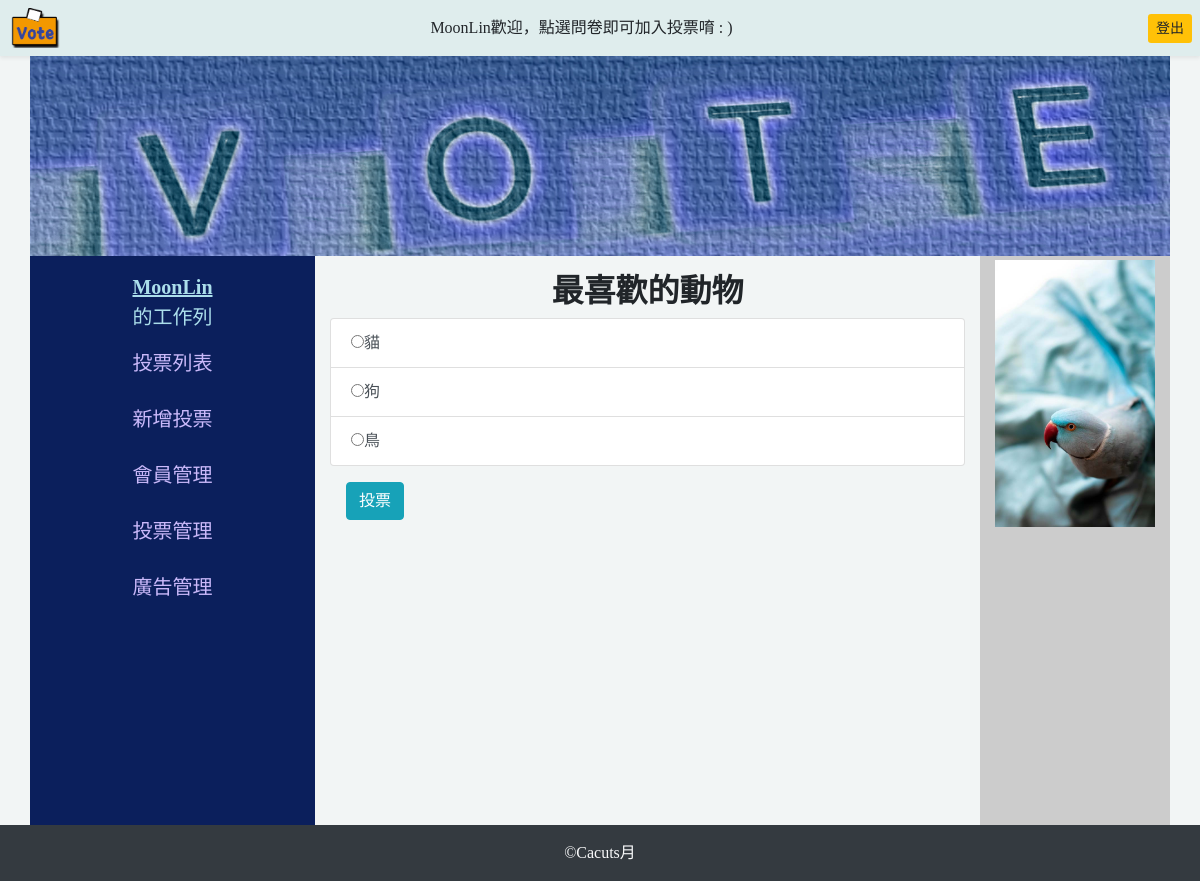
The page /index.php?do=vote&id=10 (signed in) on the database as committed earlier.
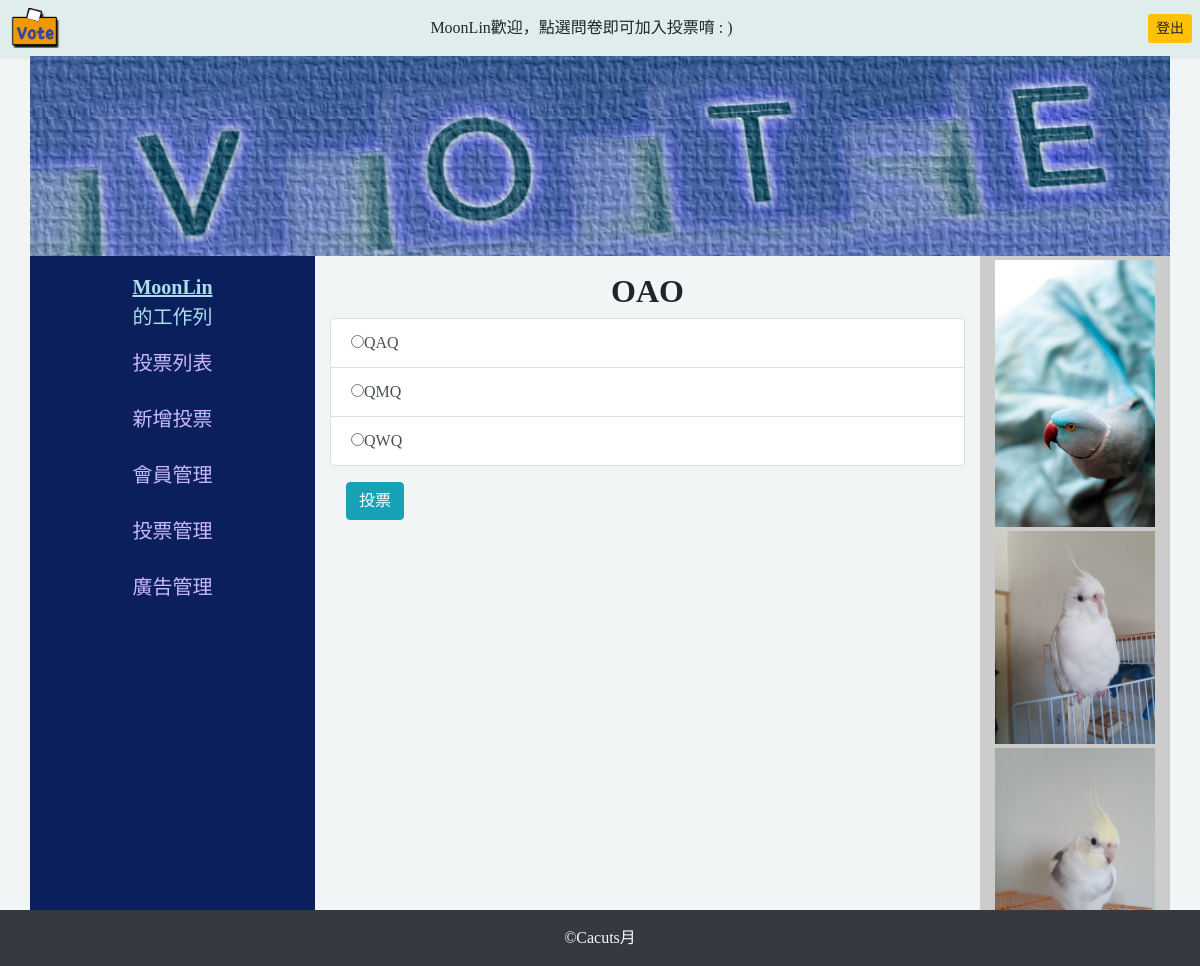
The same page on the database as committed later.
### tables this page shows
CREATE TABLE `topics` (
  `id` int(11) UNSIGNED NOT NULL,
  `topic` varchar(128) NOT NULL COMMENT '主題',
  `sh` tinyint(1) NOT NULL DEFAULT 1 COMMENT '顯現'
);

CREATE TABLE `options` (
  `id` int(11) UNSIGNED NOT NULL,
  `opt` varchar(128) NOT NULL COMMENT 'option',
  `count` int(11) UNSIGNED NOT NULL DEFAULT 0,
  `topic_id` int(11) UNSIGNED NOT NULL COMMENT '應對的主題'
);

CREATE TABLE `ad` (
  `id` int(11) UNSIGNED NOT NULL,
  `name` varchar(64) NOT NULL COMMENT '檔名',
  `sh` tinyint(1) UNSIGNED NOT NULL COMMENT '上架',
  `intro` varchar(64) DEFAULT NULL COMMENT '備註'
);

### api/db.php (called while the page is built, shortened)
<?php
$dsn="mysql:host=localhost;charset=utf8;dbname=vote";
$pdo=new PDO($dsn,'root','');
 function find($table,$id){
    global $pdo;
    $sql="SELECT * FROM `$table` WHERE ";
    if(is_array($id)){
        foreach($id as $key=>$value){
            $tmp[]="`$key`='$value'";
        }
        $sql=$sql. implode(" AND ",$tmp);
    }else{
       $sql=$sql . "`id`='$id'";
    }
    return $pdo->query($sql)->fetch(PDO::FETCH_ASSOC);
}
 function rows($table,$array){
    global $pdo;
    $sql="SELECT count(*) FROM `$table` WHERE ";
        foreach($array as $key=>$value){
            $tmp[]="`$key`='$value'";
        }
        $sql=$sql. implode(" AND ",$tmp);
    return $pdo->query($sql)->fetchColumn();
}
function all($table,...$arg){
global $pdo;
$sql="SELECT * FROM `$table` ";
if(isset($arg[0])){
    if(is_array($arg[0])){
        foreach($arg[0] as $key=>$value){
            $tmp[]="`$key`='$value'";
        }
        $sql=$sql."where " . implode(" AND ",$tmp);
    }else{
        $sql=$sql.$arg[0];
    }
}
$rows=$pdo->query($sql)->fetchAll(PDO::FETCH_ASSOC);
return $rows;
}
?>

### frontend/vote.php (the view, shortened to what this page needs)
<?php
$id=$_GET['id'];
$subject=find('topics',$id);
$options=all('options',['topic_id'=>$id]);
?>
<h2 class="text-center mt-3 font-weight-bold"><?=$subject['topic'];?></h2>
<ol class="list-group">
<form action="./api/save_vote.php" method="post">
    <?php
            foreach ($options as $key => $opt){
                if($opt['opt']!=""){
                    echo "<label class='list-group-item  list-group-item-action'>";
                    echo "<input type='radio' name='opt' value='{$opt['id']}'>";
                    echo $opt['opt'];
                    echo "</label>";
                }
            }
    ?>
</ol>
<input type="submit" value="投票" class="btn btn-info m-3">

### index.php (shortened to what this page needs)
<?php include_once "./api/db.php"; ?>
<!DOCTYPE html>
<html lang="en">
<head>
    <link rel="stylesheet" href="https://cdnjs.cloudflare.com/ajax/libs/font-awesome/6.0.0-beta3/css/all.min.css" />
    <link rel="stylesheet" href="https://stackpath.bootstrapcdn.com/bootstrap/4.2.1/css/bootstrap.min.css">
</head>
<body >
    <nav class="container-fluid shadow-sm py-2 px-2 text-right  d-flex justify-content-between my-0">
    <div class="my-0">
        <a href="index.php">
            <img src="./img/logo1.png" alt="LOGO" width="55px" height="40px" >
        </a>
    </div>
    <?php
    if(isset($_SESSION['user'])){
    echo "<span class='pr-5 my-auto'>{$_SESSION['name']}歡迎，點選問卷即可加入投票唷 : )</span>";
    echo "<a href='logout.php' class='btn-sm btn-warning my-auto'>登出</a>";
    }
    ?>
    </nav>
<header class="container bg-warning">
    <div class="row">
    <a  href="index.php">
    <img src="./img/vote-header.jpg" alt="標題圖" >
    </a>
    </div>
</header>
<main class="d-flex row px-0 container mx-auto">
<?php include "./frontend/aside.php";?>
<section class="container col-7">
    <?php
    $do=(isset($_GET['do']))?$_GET['do']:'show_vote_list';
    $file="./frontend/".$do.".php";
    if(file_exists($file)){
        include $file;
    }else{
        include "./frontend/show_vote_list&id=0.php";
    }
    ?>
</section>
<div class="container col-2 ad ">
<?php include "./frontend/adImg.php";?>
</div>
</main>
<footer class="py-3 text-center text-light bg-dark container-fluid">
    &copy;Cacuts月
</footer>
</body>
</html>

### frontend/aside.php (shortened to what this page needs)
<aside class="container col-3 member ">
        <div class="row-cols-1 d-flex flex-column">
    <?php
    if(isset($_SESSION['user'])){
        echo "<span class='text-center mt-3 font-weight-bold'><ins>{$_SESSION['name']}</ins></span>";
            echo "<span class='text-center  '>的工作列</span>";
        ?>
            <a class="px-2 mt-3 a" href="./index.php">投票列表</a>
            <a class="px-2 mt-3 a" href="./index.php?do=add_subject_form">新增投票</a>
            <a class="px-2 mt-3 a" href="./index.php?do=member">會員管理</a>
            <?php
            if($_SESSION['id']==1){
            ?>
            <a class="px-2 mt-3 a" href="./backend/index.php?do=show_vote_list">投票管理</a>
            <a class="px-2 mt-3 a" href="./backend/index.php?do=adImg">廣告管理</a>
            <?php
            }
            ?>
        <?php
        }
        ?>
        </div>
    </aside>

### frontend/adImg.php
<?php
$images=all('ad',['sh'=>1]);
foreach($images as $key => $image){
    if($key==0){
        echo "<div class='rounded my-1'>";
    }else{
        echo "<div class='rounded my-1'>";
    }
    echo "<img src='./img/{$image['name']}' alt='{$image['intro']}' class='d-block w-100'></div>";
}
?>

### index.php (style rules this page uses)
body { background-color: #f2f5f5; font-family: Microsoft JhengHei; }
nav { background-color: #dfeded; }
header { height: 200px; overflow: hidden; }
section { height:624.5px; overflow: scroll; }
.ad { background-color: #CCC; }
.member { text-align: center; background-color:#0b1f5c; color: #abdeeb; font-size: 20px; }
.a { color:#cab9fa; height: 40px; }
footer { position: fixed; bottom: 0px; width: 1110px; }

Rows that differ between the two databases and show on the page:
changed topics: topic "最喜歡的動物" → "OAO"
changed options: opt "☐ 貓" → "☐ QAQ"; opt "貓" → "QAQ"
changed options: opt "☐ 狗" → "☐ QMQ"; opt "狗" → "QMQ"
changed options: opt "☐ 鳥" → "☐ QWQ"; opt "鳥" → "QWQ"
added ad: name (picture)
added ad: name (picture)
